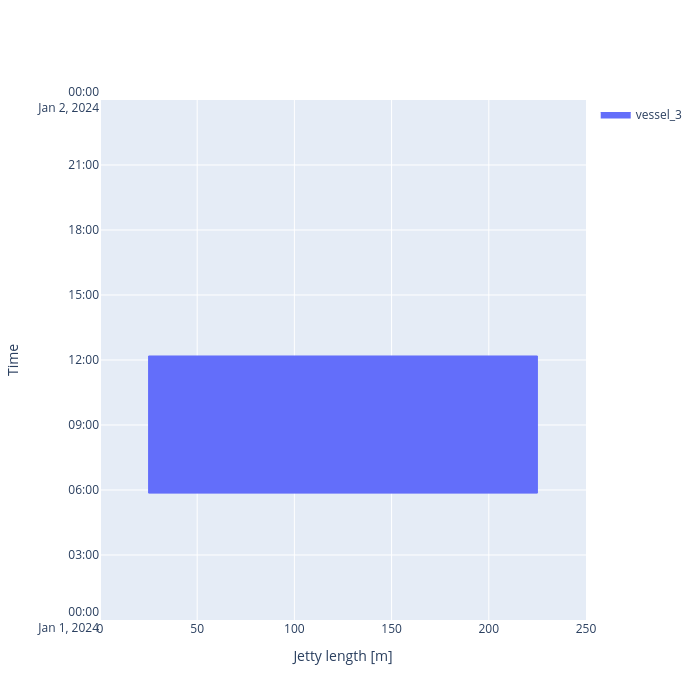

Notebook cell for this chart:
### Code cell
fig = jetty.plot_berth_occupation(time_stop = pd.Timestamp('2024-01-02'), style = 'plotly')
fig

### Figure 1 — Plotly figure (JSON) as saved in the notebook; plotly's stock layout.template omitted (floating-point values rounded to 4 significant figures; data arrays with more than 128 entries replaced by an {"elided": "..."} marker saying what was removed)
{"data": [{"fill": "toself", "fillcolor": "#636EFA", "hoverinfo": "skip", "legendgroup": "1456d7ce-fdd2-4b71-9c56-e6ab99fdf189", "line": {"color": "#636EFA", "width": 1}, "mode": "lines", "name": "vessel_3", "showlegend": true, "type": "scatter", "x": [25, 25, 225, 225, 25], "y": ["2024-01-01T05:51:21.666667", "2024-01-01T12:11:06.666667", "2024-01-01T12:11:06.666667", "2024-01-01T05:51:21.666667", "2024-01-01T05:51:21.666667"]}, {"customdata": {"elided": "420x9 mixed values"}, "hovertemplate": "<b>%{customdata[0]}</b><br>Length (L): %{customdata[1]} m<br>Beam (B): %{customdata[2]} m<br>Draft (T): %{customdata[3]} m<br>Operation ID: %{customdata[4]}<br>Position: %{customdata[5]}–%{customdata[6]} m<br>Start: %{customdata[7]|%d %b %Y %H:%M}<br>End: %{customdata[8]|%d %b %Y %H:%M}<br><extra></extra>", "legendgroup": "1456d7ce-fdd2-4b71-9c56-e6ab99fdf189", "marker": {"color": "#636EFA", "opacity": 0, "size": 12}, "mode": "markers", "showlegend": false, "type": "scatter", "x": {"elided": "420 float values"}, "y": {"elided": "420 str values"}}], "layout": {"height": 700, "width": 700, "xaxis": {"range": [0, 250], "title": {"text": "Jetty length [m]"}}, "yaxis": {"range": ["2024-01-01T00:00:00", "2024-01-02T00:00:00"], "title": {"text": "Time"}}}}
